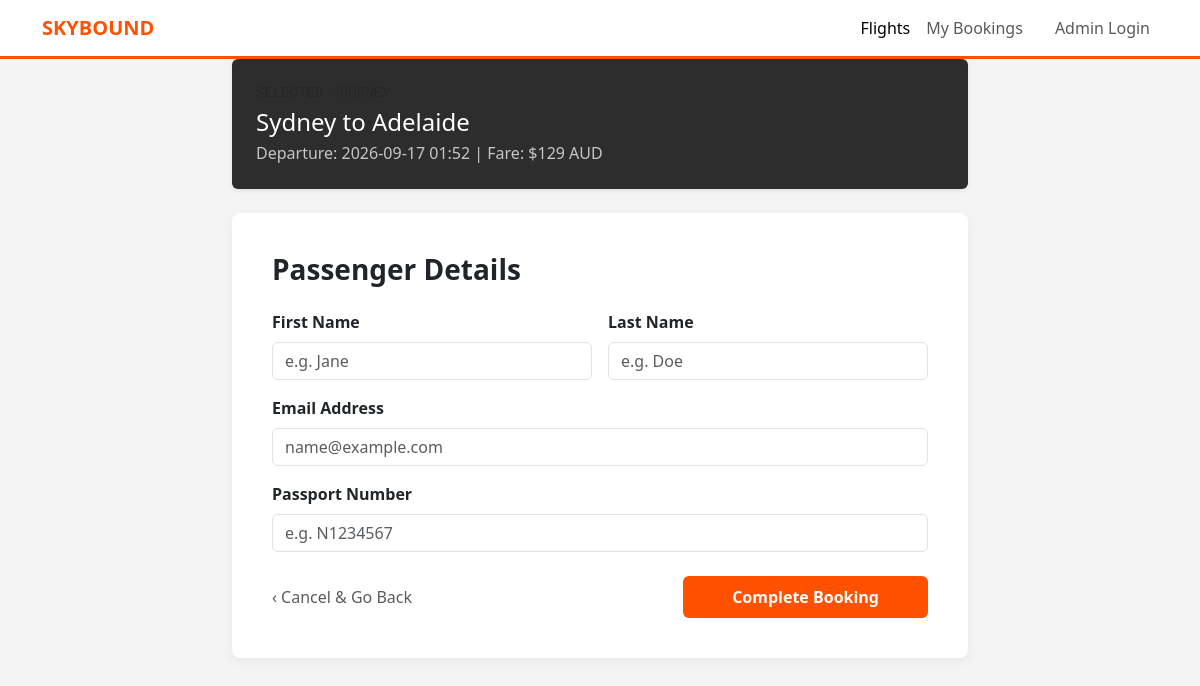
Screenshot of /book/1 with the database file from the repository.
### tables this page shows
CREATE TABLE flights (
        flight_id INTEGER PRIMARY KEY AUTOINCREMENT,
        origin TEXT,
        destination TEXT,
        departure_time TEXT,
        capacity INTEGER,
        price INTEGER
    );

### app.py (the view)
@app.route('/book/<int:flight_id>', methods=['GET', 'POST'])
def book_flight(flight_id):
    conn = get_db_connection()
    if request.method == 'POST':
        first = request.form.get('first_name')
        last = request.form.get('last_name')
        email = request.form.get('email')
        passport = request.form.get('passport')
        cursor = conn.cursor()
        cursor.execute('''
            INSERT INTO passengers (first_name, last_name, email, passport_num)
            SELECT ?, ?, ?, ?
            WHERE NOT EXISTS (
            SELECT 1 FROM passengers WHERE first_name = ? AND last_name = ? AND email = ? AND passport_num = ?
            );
        ''', (first, last, email, passport, first, last, email, passport))
        passenger_id = cursor.execute('SELECT passenger_id FROM passengers WHERE first_name = ? AND last_name = ? AND email = ? AND passport_num = ?', (first, last, email, passport)).fetchone()['passenger_id']
        if cursor.execute('SELECT * FROM bookings WHERE flight_id = ? AND passenger_id = ?',(flight_id,passenger_id)).fetchone() == None:
            seat = 'A1'
            all_seats = []
            capacity = cursor.execute("SELECT capacity FROM flights WHERE flight_id = ?",(flight_id,)).fetchone()[0] // 6
            for i in range(1,capacity+1):
                for x in ["A", "B", "C", "D", "E", "F"]:
                    all_seats.append(f"{x}{i}")
            i = 0
            try:
                while seat in {row[0] for row in cursor.execute("SELECT seat_assignment FROM bookings WHERE flight_id = ?",(flight_id,)).fetchall()}:
                    seat = all_seats[i]
                    i+=1
                cursor.execute('''
                    INSERT INTO bookings (flight_id, passenger_id, seat_assignment)
                    VALUES (?, ?, ?)
                ''', (flight_id, passenger_id, seat))
                booking_id = cursor.lastrowid
                conn.commit()
                conn.close()
                return redirect(f"/confirmation/{booking_id}")
            except IndexError:
                return "flight is full"
        else:
            conn.close()
            return "you already have a flight booked"
    else:
        flight = conn.execute('SELECT * FROM flights WHERE flight_id = ?', (flight_id,)).fetchone()
        conn.close()
        return render_template('booking.html', flight=flight)

### app.py (called while the page is built)
def get_db_connection():
    conn = sqlite3.connect('pedair.db')
    conn.row_factory = sqlite3.Row
    return conn

### templates/booking.html (shortened to what this page needs)
<!DOCTYPE html>
<html lang="en">
<head>
    <link href="https://cdn.jsdelivr.net/npm/bootstrap@5.3.0/dist/css/bootstrap.min.css" rel="stylesheet">
</head>
<body>
<nav class="navbar navbar-expand-lg navbar-light sticky-top">
    <div class="container">
        <a class="navbar-brand fw-bold" href="/" style="color: var(--jetstar-orange);">SKYBOUND</a>
        <div class="navbar-nav ms-auto">
            <a class="nav-link active" href="/">Flights</a>
            <a class="nav-link" href="#">My Bookings</a>
            <a class="nav-link btn btn-outline-dark ms-lg-3" href="/admin">Admin Login</a>
        </div>
    </div>
</nav>
<div class="container">
    <div class="row justify-content-center">
        <div class="col-md-8">
            <div class="card mb-4 border-0 shadow-sm text-white" style="background-color: #2d2d2d;">
                <div class="card-body p-4">
                    <span class="text-uppercase small text-muted font-monospace d-block mb-1">Selected Journey</span>
                    <h4 class="mb-1">{{ flight.origin }} to {{ flight.destination }}</h4>
                    <p class="mb-0 text-light opacity-75">Departure: {{ flight.departure_time }} | Fare: ${{ flight.price }} AUD</p>
                </div>
            </div>
            <div class="booking-box">
                <h3 class="mb-4 fw-bold">Passenger Details</h3>
                <form method="POST">
                    <div class="row g-3 mb-3">
                        <div class="col-md-6">
                            <label class="form-label fw-bold">First Name</label>
                            <input type="text" class="form-control" name="first_name" required placeholder="e.g. Jane">
                        </div>
                        <div class="col-md-6">
                            <label class="form-label fw-bold">Last Name</label>
                            <input type="text" class="form-control" name="last_name" required placeholder="e.g. Doe">
                        </div>
                    </div>
                    <div class="mb-3">
                        <label class="form-label fw-bold">Email Address</label>
                        <input type="email" class="form-control" name="email" required placeholder="name@example.com">
                    </div>
                    <div class="mb-4">
                        <label class="form-label fw-bold">Passport Number</label>
                        <input type="text" class="form-control" name="passport" required placeholder="e.g. N1234567">
                    </div>
                    <div class="d-flex justify-content-between align-items-center">
                        <a href="/" class="text-decoration-none text-muted">‹ Cancel & Go Back</a>
                        <button type="submit" class="btn btn-orange px-5 py-2">Complete Booking</button>
                    </div>
                </form>
            </div>
        </div>
    </div>
</div>
</body>
</html>

### templates/booking.html (style rules this page uses)
:root { --jetstar-orange: #ff5100; --bg-light: #f4f4f4; }
body { background-color: var(--bg-light); font-family: 'Segoe UI', Roboto, sans-serif; }
.navbar { background-color: white; border-bottom: 3px solid var(--jetstar-orange); }
.booking-box { background: white; padding: 40px; border-radius: 8px; box-shadow: 0 4px 12px rgba(0,0,0,0.05); }
.btn-orange { background-color: var(--jetstar-orange); color: white; font-weight: bold; }

### rows the page displays
flights: origin "Sydney", destination "Adelaide", departure_time "2026-09-17 01:52", price "129"
